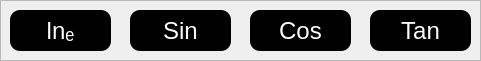
   <widget class="QFrame" name="frame_2">
    <property name="geometry">
     <rect>
      <x>20</x>
      <y>290</y>
      <width>481</width>
      <height>61</height>
     </rect>
    </property>
    <property name="frameShape">
     <enum>QFrame::StyledPanel</enum>
    </property>
    <property name="frameShadow">
     <enum>QFrame::Raised</enum>
    </property>
    <widget class="QPushButton" name="bSin">
     <property name="geometry">
      <rect>
       <x>130</x>
       <y>10</y>
       <width>101</width>
       <height>41</height>
      </rect>
     </property>
     <property name="font">
      <font>
       <family>Arial</family>
       <pointsize>18</pointsize>
      </font>
     </property>
     <property name="cursor">
      <cursorShape>PointingHandCursor</cursorShape>
     </property>
     <property name="styleSheet">
      <string notr="true">background-color: rgb(0, 0, 0);
color: rgb(255, 255, 255);
border-radius: 10px;
</string>
     </property>
     <property name="text">
      <string>Sin</string>
     </property>
    </widget>
    <widget class="QPushButton" name="bln">
     <property name="geometry">
      <rect>
       <x>10</x>
       <y>10</y>
       <width>101</width>
       <height>41</height>
      </rect>
     </property>
     <property name="font">
      <font>
       <family>Arial</family>
       <pointsize>18</pointsize>
      </font>
     </property>
     <property name="cursor">
      <cursorShape>PointingHandCursor</cursorShape>
     </property>
     <property name="styleSheet">
      <string notr="true">background-color: rgb(0, 0, 0);
color: rgb(255, 255, 255);
border-radius: 10px;
</string>
     </property>
     <property name="text">
      <string>lnₑ</string>
     </property>
    </widget>
    <widget class="QPushButton" name="bTan">
     <property name="geometry">
      <rect>
       <x>370</x>
       <y>10</y>
       <width>101</width>
       <height>41</height>
      </rect>
     </property>
     <property name="font">
      <font>
       <family>Arial</family>
       <pointsize>18</pointsize>
      </font>
     </property>
     <property name="cursor">
      <cursorShape>PointingHandCursor</cursorShape>
     </property>
     <property name="styleSheet">
      <string notr="true">background-color: rgb(0, 0, 0);
color: rgb(255, 255, 255);
border-radius: 10px;
</string>
     </property>
     <property name="text">
      <string>Tan</string>
     </property>
    </widget>
    <widget class="QPushButton" name="bCos">
     <property name="geometry">
      <rect>
       <x>250</x>
       <y>10</y>
       <width>101</width>
       <height>41</height>
      </rect>
     </property>
     <property name="font">
      <font>
       <family>Arial</family>
       <pointsize>18</pointsize>
      </font>
     </property>
     <property name="cursor">
      <cursorShape>PointingHandCursor</cursorShape>
     </property>
     <property name="styleSheet">
      <string notr="true">background-color: rgb(0, 0, 0);
color: rgb(255, 255, 255);
border-radius: 10px;
</string>
     </property>
     <property name="text">
      <string>Cos</string>
     </property>
    </widget>
   </widget>
